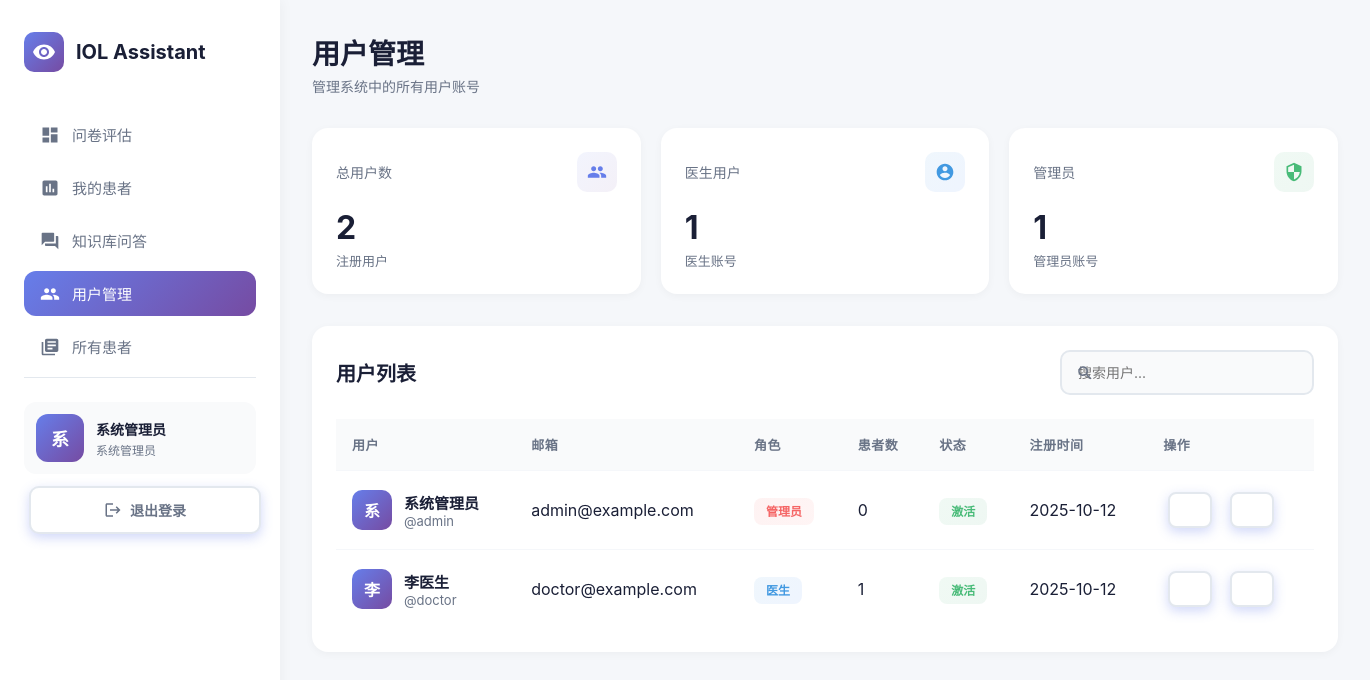
/admin/users (signed in), run on an earlier commit of the app's database.
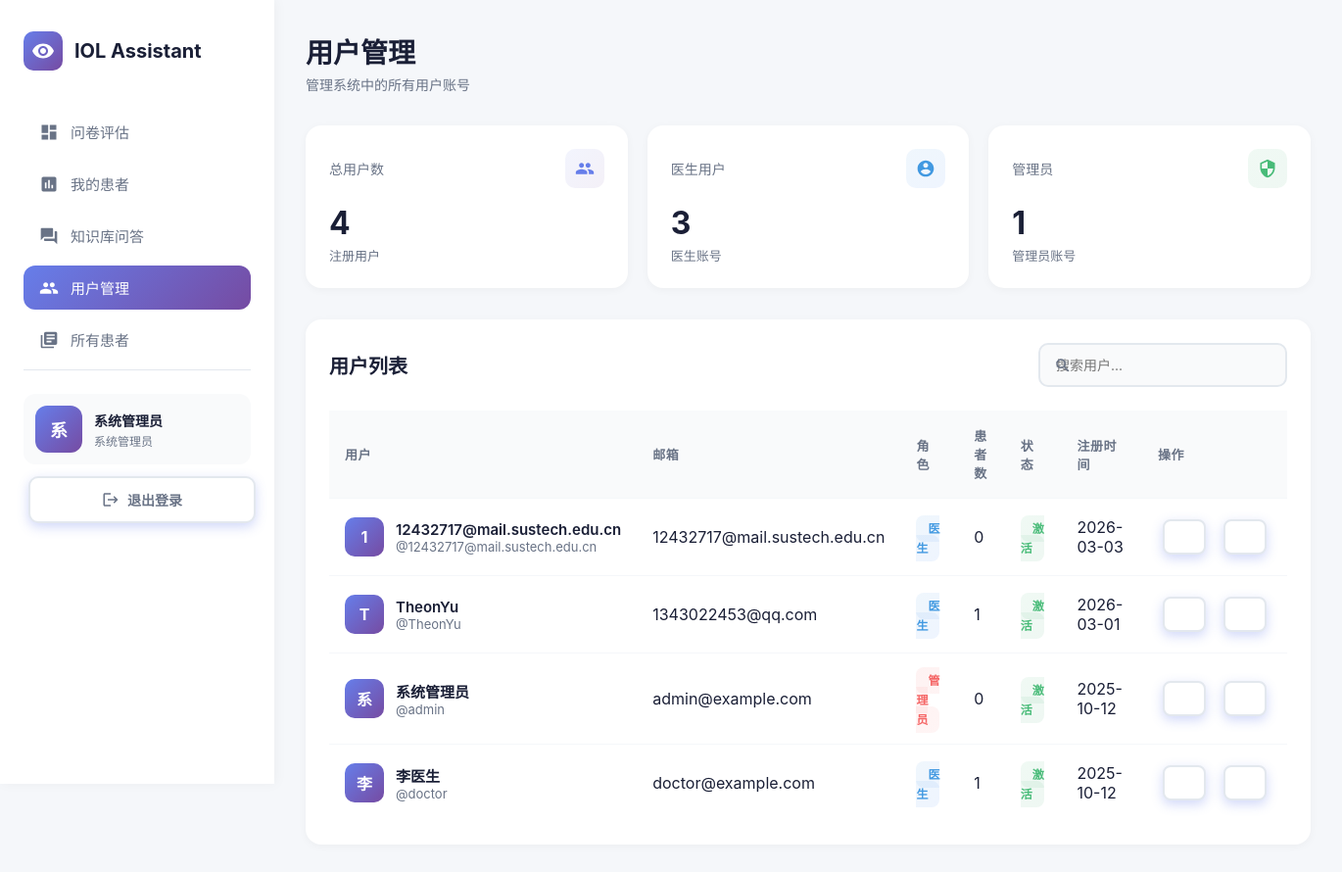
And on a later commit of the database.
### tables this page shows
CREATE TABLE users (
            id INTEGER PRIMARY KEY AUTOINCREMENT,
            username TEXT UNIQUE NOT NULL,
            password TEXT NOT NULL,
            email TEXT,
            full_name TEXT,
            role TEXT DEFAULT 'doctor',
            is_active INTEGER DEFAULT 1,
            created_at TIMESTAMP DEFAULT CURRENT_TIMESTAMP
        );

### app.py (the view)
@app.route('/admin/users', methods=['GET'])
@login_required
@admin_required
def admin_users():
    conn = get_db_connection()
    users = conn.execute('''
        SELECT u.*, COUNT(r.id) as patient_count
        FROM users u
        LEFT JOIN results r ON u.id = r.user_id
        GROUP BY u.id
        ORDER BY u.created_at DESC
    ''').fetchall()
    conn.close()
    return render_template('admin_users.html', users=users,
                           username=session.get('full_name') or session.get('username'))

### app.py (called while the page is built)
def get_db_connection():
    conn = sqlite3.connect('results.db')
    conn.row_factory = sqlite3.Row
    return conn

def login_required(f):
    @wraps(f)
    def decorated_function(*args, **kwargs):
        if 'user_id' not in session:
            return redirect(url_for('login'))
        return f(*args, **kwargs)
    return decorated_function

def admin_required(f):
    @wraps(f)
    def decorated_function(*args, **kwargs):
        if 'user_id' not in session or session.get('role') != 'admin':
            return jsonify({"success": False, "message": "需要管理员权限"}), 403
        return f(*args, **kwargs)
    return decorated_function

### templates/admin_users.html (shortened to what this page needs)
<!DOCTYPE html>
<html lang="zh-CN">
<head>
    <link rel="stylesheet" href="/styles.css">
</head>
<body>
    <div class="dashboard">
        <aside class="sidebar">
            <div class="logo">
                <div class="logo-icon">
                    <svg width="24" height="24" viewBox="0 0 24 24" fill="white">
                        <path d="M12 4.5C7 4.5 2.73 7.61 1 12c1.73 4.39 6 7.5 11 7.5s9.27-3.11 11-7.5c-1.73-4.39-6-7.5-11-7.5zM12 17c-2.76 0-5-2.24-5-5s2.24-5 5-5 5 2.24 5 5-2.24 5-5 5zm0-8c-1.66 0-3 1.34-3 3s1.34 3 3 3 3-1.34 3-3-1.34-3-3-3z"/>
                    </svg>
                </div>
                <h1>IOL Assistant</h1>
            </div>
            <ul class="nav-menu">
                <li class="nav-item">
                    <a href="/" class="nav-link">
                        <svg class="nav-icon" viewBox="0 0 24 24" fill="currentColor">
                            <path d="M3 13h8V3H3v10zm0 8h8v-6H3v6zm10 0h8V11h-8v10zm0-18v6h8V3h-8z"/>
                        </svg>
                        <span>问卷评估</span>
                    </a>
                </li>
                <li class="nav-item">
                    <a href="/show_result" class="nav-link">
                        <svg class="nav-icon" viewBox="0 0 24 24" fill="currentColor">
                            <path d="M19 3H5c-1.1 0-2 .9-2 2v14c0 1.1.9 2 2 2h14c1.1 0 2-.9 2-2V5c0-1.1-.9-2-2-2zM9 17H7v-7h2v7zm4 0h-2V7h2v10zm4 0h-2v-4h2v4z"/>
                        </svg>
                        <span>我的患者</span>
                    </a>
                </li>
                <li class="nav-item">
                    <a href="/rag" class="nav-link">
                        <svg class="nav-icon" viewBox="0 0 24 24" fill="currentColor">
                            <path d="M21 6h-2v9H6v2c0 .55.45 1 1 1h11l4 4V7c0-.55-.45-1-1-1zm-4 6V3c0-.55-.45-1-1-1H3c-.55 0-1 .45-1 1v14l4-4h10c.55 0 1-.45 1-1z"/>
                        </svg>
                        <span>知识库问答</span>
                    </a>
                </li>
                <li class="nav-item">
                    <a href="/admin/users" class="nav-link active">
                        <span>用户管理</span>
                    </a>
                </li>
                <li class="nav-item">
                    <a href="/admin/all-patients" class="nav-link">
                        <svg class="nav-icon" viewBox="0 0 24 24" fill="currentColor">
                            <path d="M4 6H2v14c0 1.1.9 2 2 2h14v-2H4V6zm16-4H8c-1.1 0-2 .9-2 2v12c0 1.1.9 2 2 2h12c1.1 0 2-.9 2-2V4c0-1.1-.9-2-2-2zm-1 9H9V9h10v2zm-4 4H9v-2h6v2zm4-8H9V5h10v2z"/>
                        </svg>
                        <span>所有患者</span>
                    </a>
                </li>
            </ul>
            <div class="user-profile">
                <div class="user-card">
                    <div class="user-avatar">{{ username[0] if username else 'A' }}</div>
                    <div class="user-info">
                        <h3>{{ username or '管理员' }}</h3>
                        <p>系统管理员</p>
                    </div>
                </div>
                <button class="logout-btn" onclick="logout()">
                    <svg width="18" height="18" viewBox="0 0 24 24" fill="currentColor">
                        <path d="M17 7l-1.41 1.41L18.17 11H8v2h10.17l-2.58 2.58L17 17l5-5zM4 5h8V3H4c-1.1 0-2 .9-2 2v14c0 1.1.9 2 2 2h8v-2H4V5z"/>
                    </svg>
                    退出登录
                </button>
            </div>
        </aside>
        <main class="main-content">
            <div class="top-bar">
                <div class="page-title">
                    <h2>用户管理</h2>
                    <p>管理系统中的所有用户账号</p>
                </div>
            </div>
            <div class="stats-grid">
                <div class="stat-card">
                    <div class="stat-header">
                        <span class="stat-label">总用户数</span>
                        <div class="stat-icon purple">
                        </div>
                    </div>
                    <div class="stat-value">{{ users|length }}</div>
                    <div class="stat-subtitle">注册用户</div>
                </div>
                <div class="stat-card">
                    <div class="stat-header">
                        <span class="stat-label">医生用户</span>
                        <div class="stat-icon blue">
                            <svg width="20" height="20" viewBox="0 0 24 24" fill="currentColor">
                                <path d="M12 2C6.48 2 2 6.48 2 12s4.48 10 10 10 10-4.48 10-10S17.52 2 12 2zm0 3c1.66 0 3 1.34 3 3s-1.34 3-3 3-3-1.34-3-3 1.34-3 3-3zm0 14.2c-2.5 0-4.71-1.28-6-3.22.03-1.99 4-3.08 6-3.08 1.99 0 5.97 1.09 6 3.08-1.29 1.94-3.5 3.22-6 3.22z"/>
                            </svg>
                        </div>
                    </div>
                    <div class="stat-value">{{ users|selectattr('role', 'equalto', 'doctor')|list|length }}</div>
                    <div class="stat-subtitle">医生账号</div>
                </div>
                <div class="stat-card">
                    <div class="stat-header">
                        <span class="stat-label">管理员</span>
                        <div class="stat-icon green">
                            <svg width="20" height="20" viewBox="0 0 24 24" fill="currentColor">
                                <path d="M12 1L3 5v6c0 5.55 3.84 10.74 9 12 5.16-1.26 9-6.45 9-12V5l-9-4zm0 10.99h7c-.53 4.12-3.28 7.79-7 8.94V12H5V6.3l7-3.11v8.8z"/>
                            </svg>
                        </div>
                    </div>
                    <div class="stat-value">{{ users|selectattr('role', 'equalto', 'admin')|list|length }}</div>
                    <div class="stat-subtitle">管理员账号</div>
                </div>
            </div>
            <div class="users-table-card">
                <div class="table-header">
                    <h3 class="table-title">用户列表</h3>
                    <div class="search-box">
                        <input type="text" class="search-input" id="searchInput" placeholder="搜索用户..." onkeyup="searchUsers()">
                    </div>
                </div>
                <table class="users-table" id="usersTable">
                    <thead>
                        <tr>
                            <th>用户</th>
                            <th>邮箱</th>
                            <th>角色</th>
                            <th>患者数</th>
                            <th>状态</th>
                            <th>注册时间</th>
                            <th>操作</th>
                        </tr>
                    </thead>
                    <tbody>
                        {% for user in users %}
                        <tr>
                            <td>
                                <div class="user-cell">
                                    <div class="user-avatar-small">
                                        {{ (user.full_name or user.username)[0] }}
                                    </div>
                                    <div class="user-details">
                                        <span class="user-name">{{ user.full_name or user.username }}</span>
                                        <span class="user-username">@{{ user.username }}</span>
                                    </div>
                                </div>
                            </td>
                            <td>{{ user.email or '未设置' }}</td>
                            <td>
                                <span class="role-badge {{ user.role }}">
                                    {{ "管理员" if user.role == "admin" else "医生" }}
                                </span>
                            </td>
                            <td>{{ user.patient_count }}</td>
                            <td>
                                <span class="status-badge {{ 'active' if user.is_active else 'inactive' }}">
                                    {{ "激活" if user.is_active else "禁用" }}
                                </span>
                            </td>
                            <td>{{ user.created_at[:10] }}</td>
                            <td>
                                <div class="action-buttons">
                                    <button class="btn-icon toggle"
                                            onclick="toggleUserStatus({{ user.id }}, {{ user.is_active }})"
                                            title="{{ '禁用用户' if user.is_active else '激活用户' }}">
                                    </button>
                                    <button class="btn-icon admin"
                                            onclick="toggleAdminRole({{ user.id }}, '{{ user.role }}')"
                                            title="{{ '取消管理员' if user.role == 'admin' else '设为管理员' }}">
                                    </button>
                                </div>
                            </td>
                        </tr>
                        {% endfor %}
                    </tbody>
                </table>
            </div>
        </main>
    </div>
</body>
</html>

### static/css/styles.css (style rules this page uses)
* { margin: 0; padding: 0; box-sizing: border-box; }
button { margin: 0.3125rem; padding: 0.625rem 1.25rem; border-radius: 10px; background: linear-gradient(135deg, #667eea 0%, #764ba2 100%); color: white; border: none; cursor: pointer; font-size: 1rem; font-weight: 600; transition: all 0.3s ease; box-shadow: 0 4px 12px rgba(102, 126, 234, 0.3); }
input[type="text"], input[type="number"], input[type="email"], input[type="password"], select { width: 100%; padding: 12px 16px; border: 2px solid #e3e8ee; border-radius: 10px; font-size: 14px; transition: all 0.3s ease; background: #f9fafb; font-family: inherit; }

What changed in the data, as far as the page shows it:
added users: username "1", username "12432717@mail.sustech.edu.cn", email "12432717@mail.sustech.edu.cn", role "医生", patient_count "0", is_active "激活", created_at "2026-03-03"
added users: username "T", username "TheonYu", email "1343022453@qq.com", role "医生", patient_count "1", is_active "激活", created_at "2026-03-01"
Also different on the page:
{{ users|length }}: "2" → "4"
{{ users|selectattr('role', 'equalto', 'doctor')|list|length }}: "1" → "3"
